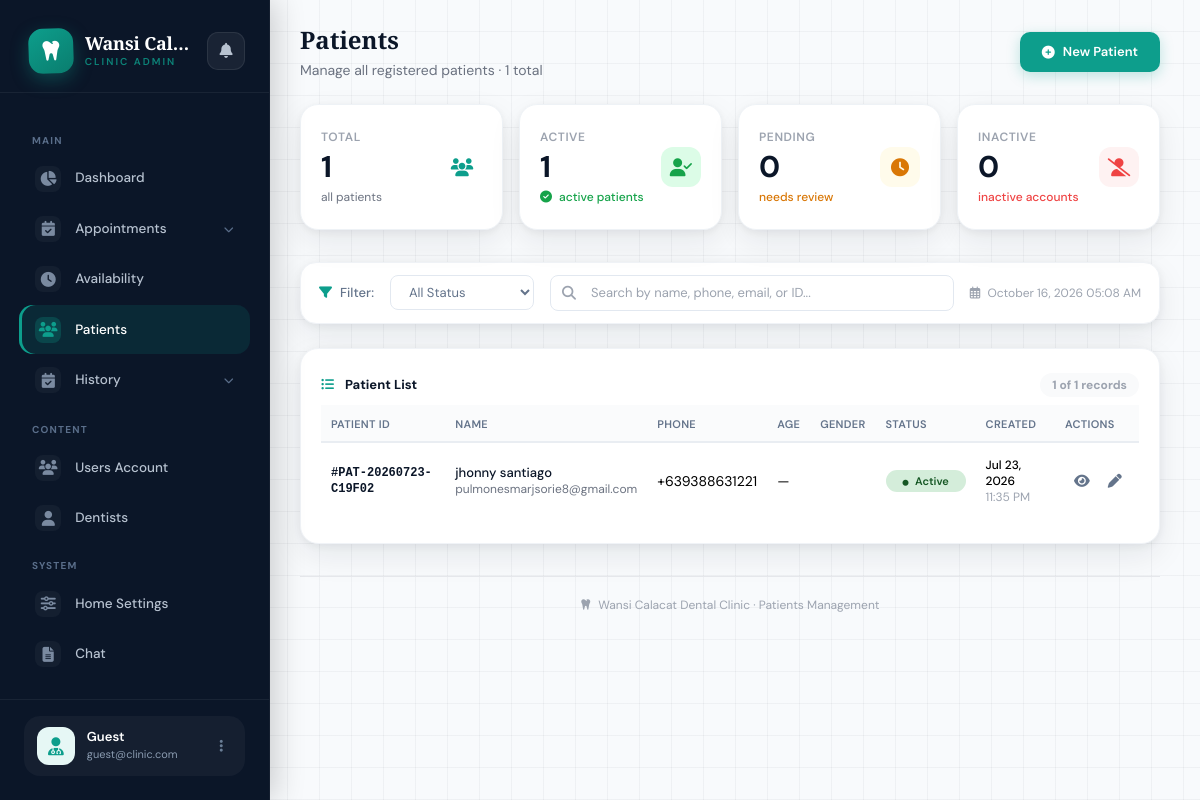
Screenshot of /pages/admin/patients.php with the database file from the repository.
### tables this page shows
CREATE TABLE `patients` (
  `id` int NOT NULL AUTO_INCREMENT,
  `patient_id` varchar(50) NOT NULL,
  `full_name` varchar(150) NOT NULL,
  `age` int DEFAULT NULL,
  `gender` enum('Male','Female','Other','Prefer not to say') DEFAULT NULL,
  `phone` varchar(20) NOT NULL,
  `email` varchar(100) DEFAULT NULL,
  `address` text,
  `status` enum('active','inactive','pending') DEFAULT 'pending',
  `created_at` timestamp NULL DEFAULT CURRENT_TIMESTAMP,
  `updated_at` timestamp NULL DEFAULT CURRENT_TIMESTAMP ON UPDATE CURRENT_TIMESTAMP,
  `source` enum('walkin','appointment') DEFAULT 'walkin',
  `appointment_id` int DEFAULT NULL,
  PRIMARY KEY (`id`),
  UNIQUE KEY `patient_id` (`patient_id`),
  KEY `idx_patient_id` (`patient_id`),
  KEY `idx_full_name` (`full_name`),
  KEY `idx_phone` (`phone`),
  KEY `idx_email` (`email`),
  KEY `idx_status` (`status`),
  KEY `idx_source` (`source`),
  KEY `idx_appointment_id` (`appointment_id`)
);

### pages/admin/patients.php (the view, shortened to what this page needs)
<?php
require '../../conn/conn.php';
$status_filter = isset($_GET['status']) ? $_GET['status'] : '';
$search = isset($_GET['search']) ? $_GET['search'] : '';
$page = isset($_GET['page']) ? (int)$_GET['page'] : 1;
$limit = 10;
$offset = ($page - 1) * $limit;
$sql = "SELECT * FROM patients WHERE 1=1";
$count_sql = "SELECT COUNT(*) as total FROM patients WHERE 1=1";
$params = [];
$types = "";
$count_stmt = $conn->prepare($count_sql);
$count_stmt->execute();
$count_result = $count_stmt->get_result();
$total_records = $count_result->fetch_assoc()['total'];
$sql .= " ORDER BY created_at DESC LIMIT ? OFFSET ?";
$params[] = $limit;
$params[] = $offset;
$types .= "ii";
$stmt = $conn->prepare($sql);
$stmt->bind_param($types, ...$params);
$stmt->execute();
$result = $stmt->get_result();
$patients = $result->fetch_all(MYSQLI_ASSOC);
$total = count($patients);
$stats = [];
$statuses = ['active', 'inactive', 'pending'];
foreach ($statuses as $s) {
    $stmt = $conn->prepare("SELECT COUNT(*) as count FROM patients WHERE status = ?");
    $stmt->bind_param("s", $s);
    $stmt->execute();
    $r = $stmt->get_result();
    $stats[$s] = $r->fetch_assoc()['count'];
}
$total_all = array_sum($stats);
include 'sidebar.php';
?>
<!DOCTYPE html>
<html lang="en">
<head>
    <script src="https://cdn.tailwindcss.com"></script>
    <link rel="stylesheet" href="https://cdnjs.cloudflare.com/ajax/libs/font-awesome/6.4.0/css/all.min.css">
</head>
<body>
<div class="main-content">
    <main class="py-6 px-4">
        <div class="container-modern">
            <div class="flex flex-wrap items-center justify-between gap-4 mb-6">
                <div>
                    <h1 class="text-2xl font-bold text-dark-blue flex items-center gap-3">
                        Patients
                    </h1>
                    <p class="text-sm text-gray-500 mt-1">
                        Manage all registered patients · <span id="totalCount"><?= $total_all ?></span> total
                    </p>
                </div>
                <div class="flex flex-wrap gap-2">
                    <button onclick="showCreateModal()" class="btn-primary">
                        <i class="fas fa-plus-circle"></i> New Patient
                    </button>
                </div>
            </div>
            <div class="grid grid-cols-2 lg:grid-cols-4 gap-4 mb-8">
                <div class="stat-card" onclick="filterByStatus('all')">
                    <div class="flex items-center justify-between">
                        <div>
                            <p class="text-xs font-semibold text-gray-400 uppercase tracking-wider">Total</p>
                            <p class="text-3xl font-bold text-dark-blue mt-1" id="statTotal"><?= $total_all ?></p>
                            <p class="text-xs text-gray-500 mt-1">all patients</p>
                        </div>
                        <div class="stat-icon bg-teal-light text-teal">
                            <i class="fas fa-users"></i>
                        </div>
                    </div>
                </div>
                <div class="stat-card" onclick="filterByStatus('active')">
                    <div class="flex items-center justify-between">
                        <div>
                            <p class="text-xs font-semibold text-gray-400 uppercase tracking-wider">Active</p>
                            <p class="text-3xl font-bold text-dark-blue mt-1" id="statActive"><?= $stats['active'] ?></p>
                            <p class="text-xs text-green-600 font-medium mt-1"><i class="fas fa-check-circle mr-1"></i> active patients</p>
                        </div>
                        <div class="stat-icon bg-green-100 text-green-600">
                            <i class="fas fa-user-check"></i>
                        </div>
                    </div>
                </div>
                <div class="stat-card" onclick="filterByStatus('pending')">
                    <div class="flex items-center justify-between">
                        <div>
                            <p class="text-xs font-semibold text-gray-400 uppercase tracking-wider">Pending</p>
                            <p class="text-3xl font-bold text-dark-blue mt-1" id="statPending"><?= $stats['pending'] ?></p>
                            <p class="text-xs text-amber-600 font-medium mt-1">needs review</p>
                        </div>
                        <div class="stat-icon bg-amber-50 text-amber-600">
                            <i class="fas fa-clock"></i>
                        </div>
                    </div>
                </div>
                <div class="stat-card" onclick="filterByStatus('inactive')">
                    <div class="flex items-center justify-between">
                        <div>
                            <p class="text-xs font-semibold text-gray-400 uppercase tracking-wider">Inactive</p>
                            <p class="text-3xl font-bold text-dark-blue mt-1" id="statInactive"><?= $stats['inactive'] ?></p>
                            <p class="text-xs text-red-500 font-medium mt-1">inactive accounts</p>
                        </div>
                        <div class="stat-icon bg-red-50 text-red-500">
                            <i class="fas fa-user-slash"></i>
                        </div>
                    </div>
                </div>
            </div>
            <div class="filter-bar">
                <div class="filter-group">
                    <i class="fas fa-filter text-teal"></i>
                    <span class="font-medium">Filter:</span>
                </div>
                <div class="filter-group">
                    <select id="statusFilter" name="status" class="w-36">
                        <option value="all" <?= $status_filter === 'all' || empty($status_filter) ? 'selected' : '' ?>>All Status</option>
                    </select>
                </div>
                <div class="filter-group flex-1 min-w-[200px]">
                    <div class="relative w-full search-loading" id="searchContainer">
                        <i class="fas fa-search absolute left-3 top-1/2 transform -translate-y-1/2 text-gray-400 text-sm"></i>
                        <input type="text" id="searchInput"
                               placeholder="Search by name, phone, email, or ID..."
                               class="w-full pr-10 py-2" style="padding-left:40px"
                               value="<?= htmlspecialchars($search) ?>"
                               autocomplete="off">
                    </div>
                </div>
                <span class="text-xs text-gray-400 ml-auto hidden lg:inline">
                    <i class="far fa-calendar-alt mr-1"></i> <?= date('F d, Y h:i A') ?>
                </span>
            </div>
            <div class="dashboard-card">
                <div class="card-title">
                    <span><i class="fas fa-list-ul mr-2 text-teal"></i> Patient List</span>
                    <span class="text-xs text-gray-400 bg-gray-50 px-3 py-1 rounded-full" id="recordCount">
                        <?= $total ?> of <?= $total_records ?> records
                    </span>
                </div>
                <div class="table-container">
                    <table class="patients-table">
                        <thead>
                            <tr>
                                <th>Patient ID</th>
                                <th>Name</th>
                                <th>Phone</th>
                                <th>Age</th>
                                <th>Gender</th>
                                <th>Status</th>
                                <th>Created</th>
                                <th class="text-center" style="min-width:100px;">Actions</th>
                            </tr>
                        </thead>
                        <tbody id="patientsBody">
                            <?php if ($total > 0): ?>
                            <?php foreach ($patients as $patient): ?>
                            <tr id="row-<?= $patient['id'] ?>" onclick="window.location.href='patient_details.php?id=<?= $patient['id'] ?>'">
                                <td><span class="font-mono text-xs font-semibold text-dark-blue">#<?= htmlspecialchars($patient['patient_id']) ?></span></td>
                                <td>
                                    <div class="font-medium text-dark-blue"><?= htmlspecialchars($patient['full_name']) ?></div>
                                    <div class="text-xs text-gray-500"><?= htmlspecialchars($patient['email']) ?></div>
                                </td>
                                <td><div class="text-sm"><?= htmlspecialchars($patient['phone']) ?></div></td>
                                <td><div class="text-sm"><?= $patient['age'] ? htmlspecialchars($patient['age']) . ' yrs' : '—' ?></div></td>
                                <td><div class="text-sm"><?= htmlspecialchars($patient['gender'] ?? '—') ?></div></td>
                                <td>
                                    <?php if ($patient['status'] === 'active'): ?>
                                    <span class="status-badge status-active"><i class="fas fa-circle mr-1" style="font-size:6px;"></i> Active</span>
                                    <?php elseif ($patient['status'] === 'inactive'): ?>
                                    <span class="status-badge status-inactive"><i class="fas fa-circle mr-1" style="font-size:6px;"></i> Inactive</span>
                                    <?php else: ?>
                                    <span class="status-badge status-pending"><i class="fas fa-circle mr-1" style="font-size:6px;"></i> Pending</span>
                                    <?php endif; ?>
                                </td>
                                <td>
                                    <div class="text-xs">
                                        <div class="font-medium"><?= date('M d, Y', strtotime($patient['created_at'])) ?></div>
                                        <div class="text-gray-400"><?= date('g:i A', strtotime($patient['created_at'])) ?></div>
                                    </div>
                                </td>
                                <td>
                                    <div class="action-icons flex items-center justify-center gap-0" onclick="event.stopPropagation();">
                                        <button onclick="window.location.href='patient_details.php?id=<?= $patient['id'] ?>'" title="View Details" class="hover:bg-teal-light">
                                            <i class="fas fa-eye"></i>
                                        </button>
                                        <button onclick="editPatient(<?= $patient['id'] ?>)" title="Edit Patient" class="hover:bg-teal-light">
                                            <i class="fas fa-pen"></i>
                                        </button>
                                        <button onclick="deletePatient(<?= $patient['id'] ?>)" class="text-danger hover:bg-red-50" title="Delete Patient">
                                        </button>
                                    </div>
                                </td>
                            </tr>
                            <?php endforeach; ?>
                            <?php endif; ?>
                        </tbody>
                    </table>
                </div>
            </div>
            <div class="mt-8 text-center text-xs text-gray-400 border-t border-gray-200 pt-5">
                <i class="fas fa-tooth mr-1 text-teal/50"></i>
                Wansi Calacat Dental Clinic · Patients Management
            </div>
        </div>
    </main>
</div>
</body>
</html>

### pages/admin/sidebar.php (style rules this page uses)
:root { --sb-navy: #0b1628; --sb-navy-light: #131f35; --sb-teal: #0d9e8c; --sb-teal-light: #e6f7f5; --sb-teal-glow: rgba(13, 158, 140, 0.25); --sidebar-width: 270px; --sb-radius: 14px; }

### pages/admin/patients.php (style rules this page uses)
* { font-family: 'DM Sans', system-ui, sans-serif; }
h1, h2, h3, h4, .logo-name { font-family: 'Playfair Display', Georgia, serif; }
:root { --navy: #0b1628; --teal: #0d9e8c; --teal-dark: #0a7d6e; --teal-light: #e6f7f5; --off: #f7f9fc; --slate: #64748b; --shadow-card: 0 2px 8px rgba(11,22,40,.06), 0 12px 32px rgba(11,22,40,.08); }
body { background-color: #f8fafc; background-image: linear-gradient(rgba(11,22,40,0.04) 1px, transparent 1px), linear-gradient(90deg, rgba(11,22,40,0.04) 1px, transparent 1px); background-size: 32px 32px; background-position: -1px -1px; }
.text-teal { color: var(--teal); }
.text-dark-blue { color: var(--navy); }
.container-modern { max-width: 1280px; margin: 0 auto; padding: 0 1.5rem; }
.btn-primary { background: var(--teal); color: white; padding: 10px 22px; border-radius: 10px; font-weight: 600; font-size: 13px; transition: all 0.2s; display: inline-flex; align-items: center; gap: 8px; box-shadow: 0 4px 14px rgba(13,158,140,0.25); border: none; cursor: pointer; text-decoration: none; }
.stat-card { background: white; border-radius: 18px; padding: 1.5rem 1.25rem; box-shadow: var(--shadow-card); border: 1px solid #eef2f6; transition: all 0.2s; cursor: pointer; }
.stat-card .stat-icon { width: 40px; height: 40px; border-radius: 12px; display: flex; align-items: center; justify-content: center; font-size: 18px; }
.dashboard-card { background: white; border-radius: 18px; padding: 1.5rem 1.25rem; box-shadow: var(--shadow-card); border: 1px solid #f0f3f7; }
.dashboard-card .card-title { font-size: 13px; font-weight: 700; color: var(--navy); display: flex; align-items: center; justify-content: space-between; }
.table-container { overflow-x: auto; -webkit-overflow-scrolling: touch; margin-top: 0.5rem; }
.patients-table { width: 100%; border-collapse: collapse; font-size: 13px; min-width: 850px; }
.patients-table th { text-align: left; padding: 12px 10px 10px 10px; font-weight: 600; color: var(--slate); font-size: 11px; letter-spacing: 0.3px; text-transform: uppercase; border-bottom: 2px solid #e9edf2; background: #fafbfc; }
.patients-table td { padding: 14px 10px; border-bottom: 1px solid #f1f4f8; vertical-align: middle; }
.patients-table tr:last-child td { border-bottom: none; }
.status-badge { display: inline-block; padding: 4px 14px; border-radius: 50px; font-size: 11px; font-weight: 600; min-width: 80px; text-align: center; }
.status-active { background: #d4edda; color: #155724; }
.action-icons a, .action-icons button { color: var(--slate); margin: 0 3px; transition: all 0.15s; font-size: 14px; padding: 4px 6px; border-radius: 6px; background: none; border: none; cursor: pointer; }
@media (min-width: 1024px) { .main-content { margin-left: 260px; } }
.filter-bar { display: flex; flex-wrap: wrap; align-items: center; gap: 10px 16px; background: white; border-radius: 16px; padding: 12px 18px; box-shadow: var(--shadow-card); border: 1px solid #f0f3f7; margin-bottom: 1.5rem; }
.filter-bar .filter-group { display: flex; align-items: center; gap: 8px; font-size: 13px; color: var(--slate); }
.filter-bar select, .filter-bar input { border: 1px solid #e2e8f0; border-radius: 8px; padding: 7px 14px; font-size: 13px; background: white; outline: none; transition: border 0.2s; }
.search-loading { position: relative; }
.patients-table tbody tr { cursor: pointer; transition: background-color 0.15s ease; }
.patients-table tbody tr .action-icons button { cursor: pointer; }

### rows the page displays
patients: patient "PAT-20260723-C19F02", full_name "jhonny santiago", email "pulmonesmarjsorie8@gmail.com", phone "+639388631221", status "active" (drawn), created_at "Jul 23, 2026", created_at "11:35 PM"

### other values shown
$user_name "Guest"
$user_email "guest@clinic.com"
$total_all "1"
$stats['active'] "1"
$stats['pending'] "0"
$stats['inactive'] "0"
$total "1"
$total_records "1"
